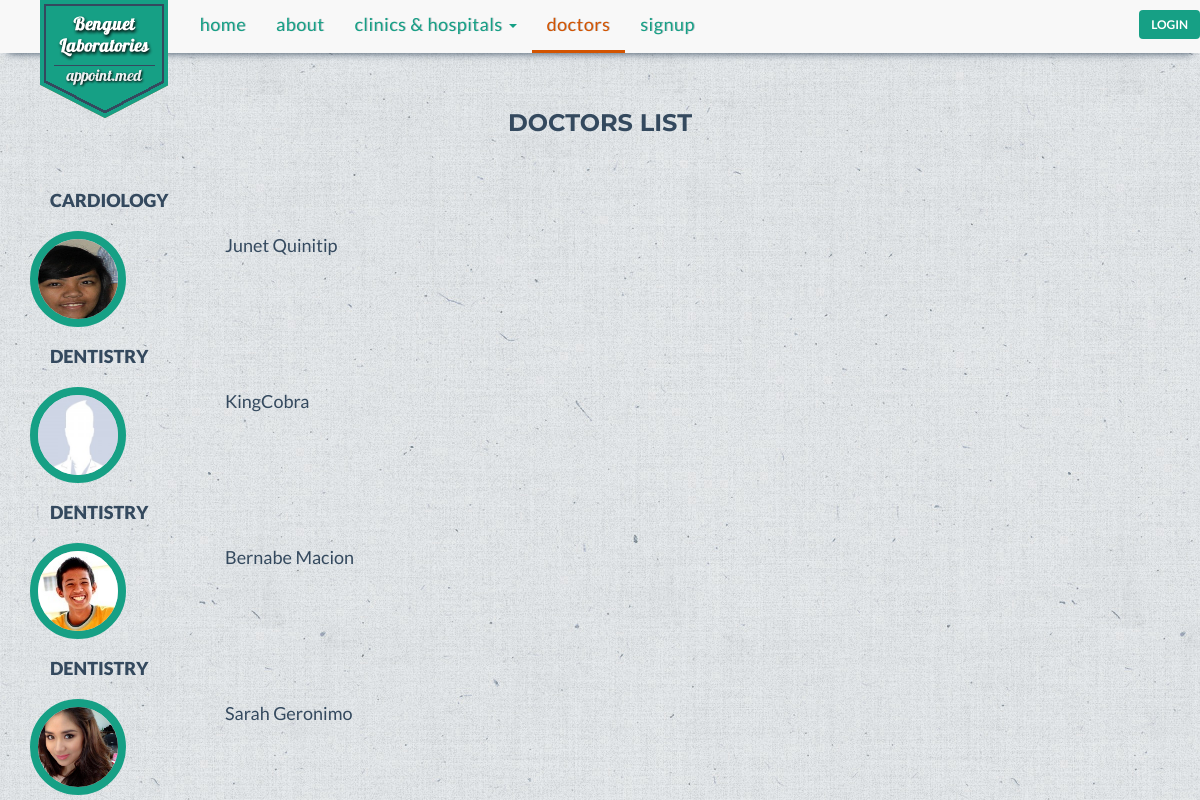
The app's page /doctors.php with its own data.
### tables this page shows
CREATE TABLE IF NOT EXISTS `doctor` (
  `doctor_id` varchar(100) NOT NULL,
  `doctor_name` text NOT NULL,
  `specialization` text NOT NULL,
  `doctor_status` enum('On Leave','Emergency','In','Out','Sick Leave') NOT NULL,
  `email` varchar(100) NOT NULL,
  `username` varchar(100) NOT NULL,
  PRIMARY KEY (`doctor_id`),
  KEY `username` (`username`)
);

### doctors.php (the view, shortened to what this page needs)
<!DOCTYPE html>
<html lang="en">
    <?php
        include 'include/head.php';
        include 'connectdatabase.php';
    ?>
    <body class="e4e8e9-bg">
    <div class="container">
        <nav class="navbar navbar-default navbar-fixed-top">
            <div class="container">
                <div class="navbar-header">
                    <a class="navbar-brand logo-text hidden-sm hidden-xs" href="#">appoint.med</a>
                    <div class="navbar-logo hidden-sm hidden-xs">
                    </div>
                </div>
                <div class="collapse navbar-collapse" id="bs-example-navbar-collapse-1">
                    <ul class="nav navbar-nav">
                        <li><a href="index.php">Home</a></li>
                        <li><a href="companyprofile.php">About</a></li>
                        <li class="dropdown">
                            <a href="#" class="dropdown-toggle" data-toggle="dropdown" role="button" aria-expanded="false">Clinics &amp; Hospitals <span class="caret"></span></a>
                        </li>
                        <li class="active"><a href="#">Doctors</a></li>
                        <li><a href="signup.php">Signup</a></li>
                    </ul>
                    <ul class="nav navbar-nav navbar-right hidden-xs hidden-sm">
                        <button type="button" class="btn btn-default login-modal-btn btn-noborder" data-toggle="modal" data-target=".bs-example-modal-sm">Login</button>
                    </ul>
                </div>
            </div>
        </nav>
        <div class="container-fluid">
            <div class="row">
                <div class="col-xs-12 col-md-12">
                    <h1 class="text-center row-header">Doctors List</h1>
                </div>
            </div>
            <div class="row">
                <div class="doctors-full-list">
                    <?php
                        $result = mysqli_query($con, "SELECT * FROM doctor ORDER BY specialization" );
                        while($d_row =  mysqli_fetch_array($result)){
                            $doctor_id = $d_row['doctor_id'];
                            $doctor_name = $d_row['doctor_name'];
                            $specialization = $d_row['specialization'];
                    ?>
                    <div class="col-xs-12 col-md-12">
                        <h2 class="specialization-header"><?php echo $specialization?></h2>
                    </div>
                    <div class="col-xs-12 col-md-2">
                            <img src="img/profile/<?php
                            $file = "img/profile/".$doctor_id.".jpg";
                            if(file_exists($file)){
                                echo $doctor_id;
                            }else{
                                echo 'profile';
                            } ?>.jpg">
                   </div>
                     <div class="col-xs-12 col-md-2">
                        <ul>
                            <li><span><?php echo $doctor_name?></span></li>
                    </div>
                   <?php } ?>
                    </div>
                </div>
    </div>
  </body>
</html>

### css/styles.css (style rules this page uses)
* { margin: 0; padding: 0; }
body { padding-top: 80px; font-family: "Lato", Arial, sans-serif; color: #34495e; font-size: 18px; line-height: 1.72222; background-color: #2C3E50; }
a { color: #16a085 !important; -webkit-transition: .25s; transition: .25s; }
h1, h2, h3, h4 { font-family: inherit; font-weight: 700; line-height: 1.1; color: inherit; }
.container { padding-left: 0 !important; padding-right: 0 !important; }
.e4e8e9-bg { background: #e4e8e9 url('../img/background_opcion2.jpg') repeat left top !important; }
nav > div > div > ul > li > a { font-size: 18px; letter-spacing: 0.5px; text-transform: lowercase; border-bottom: 3px solid #f8f8f8; text-shadow: 1px 0px 0px rgba(52, 73, 94, 0.3); }
.navbar-default .navbar-nav>.active>a, .navbar-default .navbar-nav>.active>a:hover { color: #D35400 !important; background-color: #f8f8f8; border-bottom: 3px solid #D35400; }
.navbar-default { padding-left: 15px; padding-right: 15px; border: none; -webkit-box-shadow: 0 8px 8px -8px #34495E; -moz-box-shadow: 0 8px 8px -8px #34495E; box-shadow: 0 8px 8px -8px #34495E; }
.navbar-brand { margin-right: 20px; font-size: 24px; font-weight: 700; }
.logo-text { color: transparent !important; }
.navbar-logo { background: url('../img/logo.png') no-repeat; height: 118px; width: 128px; position: absolute; z-index: 999999; margin: 0 25px; }
.row-header, .row-header2 { font-family: 'Montserrat', sans-serif; margin: 30px 0 35px 0; font-size: 24px; text-transform: uppercase; }
.login-modal-btn { margin-top: 10px; background: #16A085 !important; color: #fff; font-size: 12px; font-weight: 600; text-transform: uppercase; }
.btn-noborder { border: 0; background: none; }
.doctors-full-list img { height: 96px !important; width: 96px !important; }
.doctors-full-list ul li { list-style: none; }
#doctor-info img, #patient-info img, .doctors-full-list img { height: 136px; width: 136px; margin: 0 auto; border: 8px solid #16A085; border-radius: 50%; }
.specialization-header { margin: 20px; font-size: 18px; font-weight: 800; text-transform: uppercase; }

### records on screen
doctor: specialization "CARDIOLOGY", doctor_id (picture), doctor_name "Junet Quinitip"
doctor: specialization "DENTISTRY", doctor_name "KingCobra"
doctor: specialization "DENTISTRY", doctor_id (picture), doctor_name "Bernabe Macion"
doctor: specialization "DENTISTRY", doctor_id (picture), doctor_name "Sarah Geronimo"
